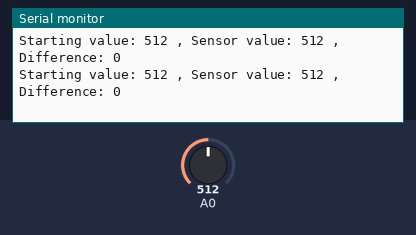
Recording of a sketch running on a simulated Arduino Uno, built with avr-gcc and run on an emulated ATmega328P. Shown: the last lines printed to the serial monitor. Inputs (shaded band) come from the test bench; at power-on: A0 = 512.

Above: at 1.2 s.
1.3 s: A0 set to 716
At 1.9 s:
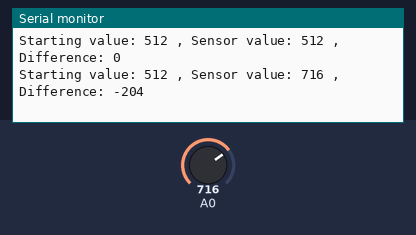
2.8 s: A0 set to 900
At 3.4 s:
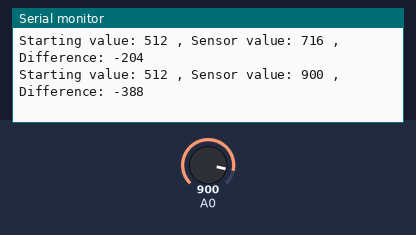
Timing chart, 0 to 5.8 s (numbered marks = the images above; inputs shaded):
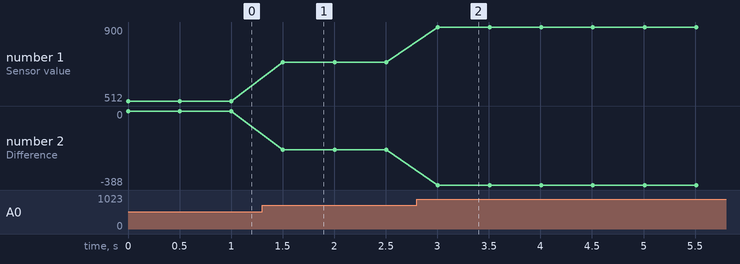

Measured:
- after the input at 1.3 s, the serial monitor: prints a new line after 0.20 s (image 1)
- after the input at 2.8 s, the serial monitor: prints a new line after 0.21 s (image 2)
- plotted number 1: 512 → 716 after the input at 1.3 s, 716 → 900 after the input at 2.8 s
- plotted number 2: 0 → -204 after the input at 1.3 s, -204 → -388 after the input at 2.8 s

The sketch:

stetchDataCollection.ino
```cpp
boolean isStretched = false;
int startingValue;
int difference;

void setup()  {
  // nothing happens in setup

  pinMode(A0,INPUT_PULLUP);
  Serial.begin(9600);
  startingValue = analogRead(A0);
}

void loop()  {

  int sensorValue = analogRead(A0);
  difference = startingValue - sensorValue;
  Serial.print("Starting value: ");
  Serial.print(startingValue);
  Serial.print(" , Sensor value: ");
  Serial.print(sensorValue);
  Serial.print(" , Difference: ");
  Serial.print(difference);
  Serial.println("");

  /*if(sensorValue>575)
  {
    if(!isStretched)
    {
      isStretched = true;
    }
  }
  else  // waits for a second
  {
    if (isStretched)
    {
      isStretched = false;
    }
  }*/

  delay(500);
}
```
